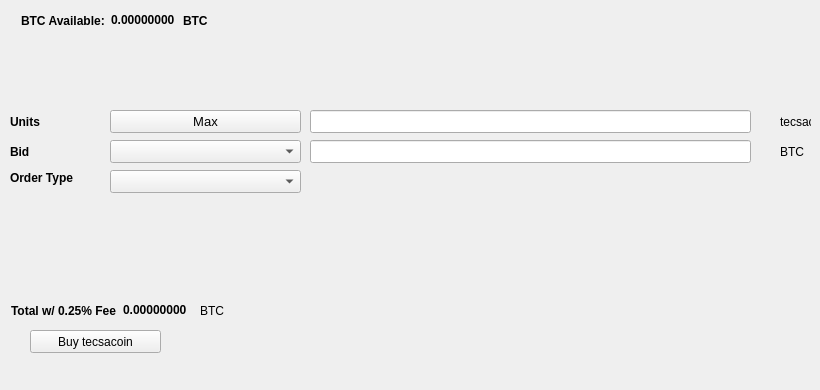
   <widget class="QWidget" name="BuyTab">
    <attribute name="title">
     <string>Buy</string>
    </attribute>
    <widget class="QPushButton" name="BuyECA">
     <property name="geometry">
      <rect>
       <x>30</x>
       <y>330</y>
       <width>131</width>
       <height>23</height>
      </rect>
     </property>
     <property name="text">
      <string>Buy tecsacoin</string>
     </property>
     <property name="icon">
      <iconset resource="../tecsacoin.qrc">
       <normaloff>:/icons/bitcoin</normaloff>:/icons/bitcoin</iconset>
     </property>
    </widget>
    <widget class="QLabel" name="label_3">
     <property name="geometry">
      <rect>
       <x>10</x>
       <y>110</y>
       <width>46</width>
       <height>23</height>
      </rect>
     </property>
     <property name="font">
      <font>
       <weight>75</weight>
       <bold>true</bold>
      </font>
     </property>
     <property name="text">
      <string>Units</string>
     </property>
    </widget>
    <widget class="QLineEdit" name="UnitsInput">
     <property name="geometry">
      <rect>
       <x>310</x>
       <y>110</y>
       <width>441</width>
       <height>23</height>
      </rect>
     </property>
     <property name="font">
      <font>
       <pointsize>9</pointsize>
       <weight>75</weight>
       <bold>true</bold>
      </font>
     </property>
    </widget>
    <widget class="QLineEdit" name="BuyBidPriceEdit">
     <property name="geometry">
      <rect>
       <x>310</x>
       <y>140</y>
       <width>441</width>
       <height>23</height>
      </rect>
     </property>
     <property name="font">
      <font>
       <pointsize>9</pointsize>
       <weight>75</weight>
       <bold>true</bold>
      </font>
     </property>
    </widget>
    <widget class="QLabel" name="label_4">
     <property name="geometry">
      <rect>
       <x>780</x>
       <y>110</y>
       <width>31</width>
       <height>23</height>
      </rect>
     </property>
     <property name="text">
      <string>tecsacoin</string>
     </property>
    </widget>
    <widget class="QLabel" name="label_5">
     <property name="geometry">
      <rect>
       <x>780</x>
       <y>140</y>
       <width>31</width>
       <height>23</height>
      </rect>
     </property>
     <property name="text">
      <string>BTC</string>
     </property>
    </widget>
    <widget class="QLabel" name="label_6">
     <property name="geometry">
      <rect>
       <x>10</x>
       <y>140</y>
       <width>46</width>
       <height>23</height>
      </rect>
     </property>
     <property name="font">
      <font>
       <weight>75</weight>
       <bold>true</bold>
      </font>
     </property>
     <property name="text">
      <string>Bid</string>
     </property>
    </widget>
    <widget class="QLabel" name="label_7">
     <property name="geometry">
      <rect>
       <x>10</x>
       <y>170</y>
       <width>91</width>
       <height>16</height>
      </rect>
     </property>
     <property name="font">
      <font>
       <weight>75</weight>
       <bold>true</bold>
      </font>
     </property>
     <property name="text">
      <string>Order Type</string>
     </property>
    </widget>
    <widget class="QPushButton" name="Buy_Max_Amount">
     <property name="geometry">
      <rect>
       <x>110</x>
       <y>110</y>
       <width>191</width>
       <height>23</height>
      </rect>
     </property>
     <property name="font">
      <font>
       <pointsize>10</pointsize>
      </font>
     </property>
     <property name="text">
      <string>Max</string>
     </property>
    </widget>
    <widget class="QComboBox" name="BuyBidcomboBox">
     <property name="geometry">
      <rect>
       <x>110</x>
       <y>140</y>
       <width>191</width>
       <height>23</height>
      </rect>
     </property>
     <property name="font">
      <font>
       <pointsize>10</pointsize>
      </font>
     </property>
    </widget>
    <widget class="QComboBox" name="buyOrdertypeCombo">
     <property name="geometry">
      <rect>
       <x>110</x>
       <y>170</y>
       <width>191</width>
       <height>23</height>
      </rect>
     </property>
     <property name="font">
      <font>
       <pointsize>10</pointsize>
      </font>
     </property>
    </widget>
    <widget class="QWidget" name="layoutWidget1">
     <property name="geometry">
      <rect>
       <x>21</x>
       <y>11</y>
       <width>227</width>
       <height>19</height>
      </rect>
     </property>
     <layout class="QHBoxLayout" name="horizontalLayout_3">
      <item>
       <widget class="QLabel" name="label232">
        <property name="font">
         <font>
          <weight>75</weight>
          <bold>true</bold>
         </font>
        </property>
        <property name="text">
         <string>BTC Available:</string>
        </property>
       </widget>
      </item>
      <item>
       <widget class="QLabel" name="BtcAvailableLbl">
        <property name="palette">
         <palette>
          <active>
           <colorrole role="WindowText">
            <brush brushstyle="SolidPattern">
             <color alpha="255">
              <red>0</red>
              <green>0</green>
              <blue>0</blue>
             </color>
            </brush>
           </colorrole>
           <colorrole role="Button">
            <brush brushstyle="SolidPattern">
             <color alpha="255">
              <red>0</red>
              <green>170</green>
              <blue>0</blue>
             </color>
            </brush>
           </colorrole>
           <colorrole role="Light">
            <brush brushstyle="SolidPattern">
             <color alpha="255">
              <red>0</red>
              <green>255</green>
              <blue>0</blue>
             </color>
            </brush>
           </colorrole>
           <colorrole role="Midlight">
            <brush brushstyle="SolidPattern">
             <color alpha="255">
              <red>0</red>
              <green>212</green>
              <blue>0</blue>
             </color>
            </brush>
           </colorrole>
           <colorrole role="Dark">
            <brush brushstyle="SolidPattern">
             <color alpha="255">
              <red>0</red>
              <green>85</green>
              <blue>0</blue>
             </color>
            </brush>
           </colorrole>
           <colorrole role="Mid">
            <brush brushstyle="SolidPattern">
             <color alpha="255">
              <red>0</red>
              <green>113</green>
              <blue>0</blue>
             </color>
            </brush>
           </colorrole>
           <colorrole role="Text">
            <brush brushstyle="SolidPattern">
             <color alpha="255">
              <red>0</red>
              <green>170</green>
              <blue>0</blue>
             </color>
            </brush>
           </colorrole>
           <colorrole role="BrightText">
            <brush brushstyle="SolidPattern">
             <color alpha="255">
              <red>255</red>
              <green>255</green>
              <blue>255</blue>
             </color>
            </brush>
           </colorrole>
           <colorrole role="ButtonText">
            <brush brushstyle="SolidPattern">
             <color alpha="255">
              <red>0</red>
              <green>0</green>
              <blue>0</blue>
             </color>
            </brush>
           </colorrole>
           <colorrole role="Base">
            <brush brushstyle="SolidPattern">
             <color alpha="255">
              <red>255</red>
              <green>255</green>
              <blue>255</blue>
             </color>
            </brush>
           </colorrole>
           <colorrole role="Window">
            <brush brushstyle="SolidPattern">
             <color alpha="255">
              <red>0</red>
              <green>170</green>
              <blue>0</blue>
             </color>
            </brush>
           </colorrole>
           <colorrole role="Shadow">
            <brush brushstyle="SolidPattern">
             <color alpha="255">
              <red>0</red>
              <green>0</green>
              <blue>0</blue>
             </color>
            </brush>
           </colorrole>
           <colorrole role="AlternateBase">
            <brush brushstyle="SolidPattern">
             <color alpha="255">
              <red>127</red>
              <green>212</green>
              <blue>127</blue>
             </color>
            </brush>
           </colorrole>
           <colorrole role="ToolTipBase">
            <brush brushstyle="SolidPattern">
             <color alpha="255">
              <red>255</red>
              <green>255</green>
              <blue>220</blue>
             </color>
            </brush>
           </colorrole>
           <colorrole role="ToolTipText">
            <brush brushstyle="SolidPattern">
             <color alpha="255">
              <red>0</red>
              <green>0</green>
              <blue>0</blue>
             </color>
            </brush>
           </colorrole>
          </active>
          <inactive>
           <colorrole role="WindowText">
            <brush brushstyle="SolidPattern">
             <color alpha="255">
              <red>0</red>
              <green>0</green>
              <blue>0</blue>
             </color>
            </brush>
           </colorrole>
           <colorrole role="Button">
            <brush brushstyle="SolidPattern">
             <color alpha="255">
              <red>0</red>
              <green>170</green>
              <blue>0</blue>
             </color>
            </brush>
           </colorrole>
           <colorrole role="Light">
            <brush brushstyle="SolidPattern">
             <color alpha="255">
              <red>0</red>
              <green>255</green>
              <blue>0</blue>
             </color>
            </brush>
           </colorrole>
           <colorrole role="Midlight">
            <brush brushstyle="SolidPattern">
             <color alpha="255">
              <red>0</red>
              <green>212</green>
              <blue>0</blue>
             </color>
            </brush>
           </colorrole>
           <colorrole role="Dark">
            <brush brushstyle="SolidPattern">
             <color alpha="255">
              <red>0</red>
              <green>85</green>
              <blue>0</blue>
             </color>
            </brush>
           </colorrole>
           <colorrole role="Mid">
            <brush brushstyle="SolidPattern">
             <color alpha="255">
              <red>0</red>
              <green>113</green>
              <blue>0</blue>
             </color>
            </brush>
           </colorrole>
           <colorrole role="Text">
            <brush brushstyle="SolidPattern">
             <color alpha="255">
              <red>0</red>
              <green>170</green>
              <blue>0</blue>
             </color>
            </brush>
           </colorrole>
           <colorrole role="BrightText">
            <brush brushstyle="SolidPattern">
             <color alpha="255">
              <red>255</red>
              <green>255</green>
              <blue>255</blue>
             </color>
            </brush>
           </colorrole>
           <colorrole role="ButtonText">
            <brush brushstyle="SolidPattern">
             <color alpha="255">
              <red>0</red>
              <green>0</green>
              <blue>0</blue>
             </color>
            </brush>
           </colorrole>
           <colorrole role="Base">
            <brush brushstyle="SolidPattern">
             <color alpha="255">
              <red>255</red>
              <green>255</green>
              <blue>255</blue>
             </color>
            </brush>
           </colorrole>
           <colorrole role="Window">
            <brush brushstyle="SolidPattern">
             <color alpha="255">
              <red>0</red>
              <green>170</green>
              <blue>0</blue>
             </color>
            </brush>
           </colorrole>
           <colorrole role="Shadow">
            <brush brushstyle="SolidPattern">
             <color alpha="255">
              <red>0</red>
              <green>0</green>
              <blue>0</blue>
             </color>
            </brush>
           </colorrole>
           <colorrole role="AlternateBase">
            <brush brushstyle="SolidPattern">
             <color alpha="255">
              <red>127</red>
              <green>212</green>
              <blue>127</blue>
             </color>
            </brush>
           </colorrole>
           <colorrole role="ToolTipBase">
            <brush brushstyle="SolidPattern">
             <color alpha="255">
              <red>255</red>
              <green>255</green>
              <blue>220</blue>
             </color>
            </brush>
           </colorrole>
           <colorrole role="ToolTipText">
            <brush brushstyle="SolidPattern">
             <color alpha="255">
              <red>0</red>
              <green>0</green>
              <blue>0</blue>
             </color>
            </brush>
           </colorrole>
          </inactive>
          <disabled>
           <colorrole role="WindowText">
            <brush brushstyle="SolidPattern">
             <color alpha="255">
              <red>0</red>
              <green>85</green>
              <blue>0</blue>
             </color>
            </brush>
           </colorrole>
           <colorrole role="Button">
            <brush brushstyle="SolidPattern">
             <color alpha="255">
              <red>0</red>
              <green>170</green>
              <blue>0</blue>
             </color>
            </brush>
           </colorrole>
           <colorrole role="Light">
            <brush brushstyle="SolidPattern">
             <color alpha="255">
              <red>0</red>
              <green>255</green>
              <blue>0</blue>
             </color>
            </brush>
           </colorrole>
           <colorrole role="Midlight">
            <brush brushstyle="SolidPattern">
             <color alpha="255">
              <red>0</red>
              <green>212</green>
              <blue>0</blue>
             </color>
            </brush>
           </colorrole>
           <colorrole role="Dark">
            <brush brushstyle="SolidPattern">
             <color alpha="255">
              <red>0</red>
              <green>85</green>
              <blue>0</blue>
             </color>
            </brush>
           </colorrole>
           <colorrole role="Mid">
            <brush brushstyle="SolidPattern">
             <color alpha="255">
              <red>0</red>
              <green>113</green>
              <blue>0</blue>
             </color>
            </brush>
           </colorrole>
           <colorrole role="Text">
            <brush brushstyle="SolidPattern">
             <color alpha="255">
              <red>0</red>
              <green>85</green>
              <blue>0</blue>
             </color>
            </brush>
           </colorrole>
           <colorrole role="BrightText">
            <brush brushstyle="SolidPattern">
             <color alpha="255">
              <red>255</red>
              <green>255</green>
              <blue>255</blue>
             </color>
            </brush>
           </colorrole>
           <colorrole role="ButtonText">
            <brush brushstyle="SolidPattern">
             <color alpha="255">
              <red>0</red>
              <green>85</green>
              <blue>0</blue>
             </color>
            </brush>
           </colorrole>
           <colorrole role="Base">
            <brush brushstyle="SolidPattern">
             <color alpha="255">
              <red>0</red>
              <green>170</green>
              <blue>0</blue>
             </color>
            </brush>
           </colorrole>
           <colorrole role="Window">
            <brush brushstyle="SolidPattern">
             <color alpha="255">
              <red>0</red>
              <green>170</green>
              <blue>0</blue>
             </color>
            </brush>
           </colorrole>
           <colorrole role="Shadow">
            <brush brushstyle="SolidPattern">
             <color alpha="255">
              <red>0</red>
              <green>0</green>
              <blue>0</blue>
             </color>
            </brush>
           </colorrole>
           <colorrole role="AlternateBase">
            <brush brushstyle="SolidPattern">
             <color alpha="255">
              <red>0</red>
              <green>170</green>
              <blue>0</blue>
             </color>
            </brush>
           </colorrole>
           <colorrole role="ToolTipBase">
            <brush brushstyle="SolidPattern">
             <color alpha="255">
              <red>255</red>
              <green>255</green>
              <blue>220</blue>
             </color>
            </brush>
           </colorrole>
           <colorrole role="ToolTipText">
            <brush brushstyle="SolidPattern">
             <color alpha="255">
              <red>0</red>
              <green>0</green>
              <blue>0</blue>
             </color>
            </brush>
           </colorrole>
          </disabled>
         </palette>
        </property>
        <property name="font">
         <font>
          <weight>75</weight>
          <bold>true</bold>
         </font>
        </property>
        <property name="text">
         <string>0.00000000</string>
        </property>
        <property name="textInteractionFlags">
         <set>Qt::LinksAccessibleByMouse|Qt::TextSelectableByKeyboard|Qt::TextSelectableByMouse</set>
        </property>
       </widget>
      </item>
      <item>
       <widget class="QLabel" name="BtcAvailableLbl_2">
        <property name="font">
         <font>
          <weight>75</weight>
          <bold>true</bold>
         </font>
        </property>
        <property name="text">
         <string>BTC</string>
        </property>
       </widget>
      </item>
     </layout>
    </widget>
    <widget class="QWidget" name="layoutWidge2">
     <property name="geometry">
      <rect>
       <x>11</x>
       <y>301</y>
       <width>259</width>
       <height>19</height>
      </rect>
     </property>
     <layout class="QHBoxLayout" name="horizontalLayout_4">
      <item>
       <widget class="QLabel" name="label_9">
        <property name="font">
         <font>
          <weight>75</weight>
          <bold>true</bold>
         </font>
        </property>
        <property name="text">
         <string>Total w/ 0.25% Fee</string>
        </property>
       </widget>
      </item>
      <item>
       <widget class="QLabel" name="BuyCostLabel">
        <property name="palette">
         <palette>
          <active>
           <colorrole role="WindowText">
            <brush brushstyle="SolidPattern">
             <color alpha="255">
              <red>0</red>
              <green>0</green>
              <blue>0</blue>
             </color>
            </brush>
           </colorrole>
           <colorrole role="Button">
            <brush brushstyle="SolidPattern">
             <color alpha="255">
              <red>0</red>
              <green>170</green>
              <blue>0</blue>
             </color>
            </brush>
           </colorrole>
           <colorrole role="Light">
            <brush brushstyle="SolidPattern">
             <color alpha="255">
              <red>0</red>
              <green>255</green>
              <blue>0</blue>
             </color>
            </brush>
           </colorrole>
           <colorrole role="Midlight">
            <brush brushstyle="SolidPattern">
             <color alpha="255">
              <red>0</red>
              <green>212</green>
              <blue>0</blue>
             </color>
            </brush>
           </colorrole>
           <colorrole role="Dark">
            <brush brushstyle="SolidPattern">
             <color alpha="255">
              <red>0</red>
              <green>85</green>
              <blue>0</blue>
             </color>
            </brush>
           </colorrole>
           <colorrole role="Mid">
            <brush brushstyle="SolidPattern">
             <color alpha="255">
              <red>0</red>
              <green>113</green>
              <blue>0</blue>
             </color>
            </brush>
           </colorrole>
           <colorrole role="Text">
            <brush brushstyle="SolidPattern">
             <color alpha="255">
              <red>0</red>
              <green>170</green>
              <blue>0</blue>
             </color>
            </brush>
           </colorrole>
           <colorrole role="BrightText">
            <brush brushstyle="SolidPattern">
             <color alpha="255">
              <red>255</red>
              <green>255</green>
              <blue>255</blue>
             </color>
            </brush>
           </colorrole>
           <colorrole role="ButtonText">
            <brush brushstyle="SolidPattern">
             <color alpha="255">
              <red>0</red>
              <green>0</green>
              <blue>0</blue>
             </color>
            </brush>
           </colorrole>
           <colorrole role="Base">
            <brush brushstyle="SolidPattern">
             <color alpha="255">
              <red>255</red>
              <green>255</green>
              <blue>255</blue>
             </color>
            </brush>
           </colorrole>
           <colorrole role="Window">
            <brush brushstyle="SolidPattern">
             <color alpha="255">
              <red>0</red>
              <green>170</green>
              <blue>0</blue>
             </color>
            </brush>
           </colorrole>
           <colorrole role="Shadow">
            <brush brushstyle="SolidPattern">
             <color alpha="255">
              <red>0</red>
              <green>0</green>
              <blue>0</blue>
             </color>
            </brush>
           </colorrole>
           <colorrole role="AlternateBase">
            <brush brushstyle="SolidPattern">
             <color alpha="255">
              <red>127</red>
              <green>212</green>
              <blue>127</blue>
             </color>
            </brush>
           </colorrole>
           <colorrole role="ToolTipBase">
            <brush brushstyle="SolidPattern">
             <color alpha="255">
              <red>255</red>
              <green>255</green>
              <blue>220</blue>
             </color>
            </brush>
           </colorrole>
           <colorrole role="ToolTipText">
            <brush brushstyle="SolidPattern">
             <color alpha="255">
              <red>0</red>
              <green>0</green>
              <blue>0</blue>
             </color>
            </brush>
           </colorrole>
          </active>
          <inactive>
           <colorrole role="WindowText">
            <brush brushstyle="SolidPattern">
             <color alpha="255">
              <red>0</red>
              <green>0</green>
              <blue>0</blue>
             </color>
            </brush>
           </colorrole>
           <colorrole role="Button">
            <brush brushstyle="SolidPattern">
             <color alpha="255">
              <red>0</red>
              <green>170</green>
              <blue>0</blue>
             </color>
            </brush>
           </colorrole>
           <colorrole role="Light">
            <brush brushstyle="SolidPattern">
             <color alpha="255">
              <red>0</red>
              <green>255</green>
              <blue>0</blue>
             </color>
            </brush>
           </colorrole>
           <colorrole role="Midlight">
            <brush brushstyle="SolidPattern">
             <color alpha="255">
              <red>0</red>
              <green>212</green>
              <blue>0</blue>
             </color>
            </brush>
           </colorrole>
           <colorrole role="Dark">
            <brush brushstyle="SolidPattern">
             <color alpha="255">
              <red>0</red>
              <green>85</green>
              <blue>0</blue>
             </color>
            </brush>
           </colorrole>
           <colorrole role="Mid">
            <brush brushstyle="SolidPattern">
             <color alpha="255">
              <red>0</red>
              <green>113</green>
              <blue>0</blue>
             </color>
            </brush>
           </colorrole>
           <colorrole role="Text">
            <brush brushstyle="SolidPattern">
             <color alpha="255">
              <red>0</red>
              <green>170</green>
              <blue>0</blue>
             </color>
            </brush>
           </colorrole>
           <colorrole role="BrightText">
            <brush brushstyle="SolidPattern">
             <color alpha="255">
              <red>255</red>
              <green>255</green>
              <blue>255</blue>
             </color>
            </brush>
           </colorrole>
           <colorrole role="ButtonText">
            <brush brushstyle="SolidPattern">
             <color alpha="255">
              <red>0</red>
              <green>0</green>
              <blue>0</blue>
             </color>
            </brush>
           </colorrole>
           <colorrole role="Base">
            <brush brushstyle="SolidPattern">
             <color alpha="255">
              <red>255</red>
              <green>255</green>
              <blue>255</blue>
             </color>
            </brush>
           </colorrole>
           <colorrole role="Window">
            <brush brushstyle="SolidPattern">
             <color alpha="255">
              <red>0</red>
              <green>170</green>
              <blue>0</blue>
             </color>
            </brush>
           </colorrole>
           <colorrole role="Shadow">
            <brush brushstyle="SolidPattern">
             <color alpha="255">
              <red>0</red>
              <green>0</green>
              <blue>0</blue>
             </color>
            </brush>
           </colorrole>
           <colorrole role="AlternateBase">
            <brush brushstyle="SolidPattern">
             <color alpha="255">
              <red>127</red>
              <green>212</green>
              <blue>127</blue>
             </color>
            </brush>
           </colorrole>
           <colorrole role="ToolTipBase">
            <brush brushstyle="SolidPattern">
             <color alpha="255">
              <red>255</red>
              <green>255</green>
              <blue>220</blue>
             </color>
            </brush>
           </colorrole>
           <colorrole role="ToolTipText">
            <brush brushstyle="SolidPattern">
             <color alpha="255">
              <red>0</red>
              <green>0</green>
              <blue>0</blue>
             </color>
            </brush>
           </colorrole>
          </inactive>
          <disabled>
           <colorrole role="WindowText">
            <brush brushstyle="SolidPattern">
             <color alpha="255">
              <red>0</red>
              <green>85</green>
              <blue>0</blue>
             </color>
            </brush>
           </colorrole>
           <colorrole role="Button">
            <brush brushstyle="SolidPattern">
             <color alpha="255">
              <red>0</red>
              <green>170</green>
              <blue>0</blue>
             </color>
            </brush>
           </colorrole>
           <colorrole role="Light">
            <brush brushstyle="SolidPattern">
             <color alpha="255">
              <red>0</red>
              <green>255</green>
              <blue>0</blue>
             </color>
            </brush>
           </colorrole>
           <colorrole role="Midlight">
            <brush brushstyle="SolidPattern">
             <color alpha="255">
              <red>0</red>
              <green>212</green>
              <blue>0</blue>
             </color>
            </brush>
           </colorrole>
           <colorrole role="Dark">
            <brush brushstyle="SolidPattern">
             <color alpha="255">
              <red>0</red>
              <green>85</green>
              <blue>0</blue>
             </color>
            </brush>
           </colorrole>
           <colorrole role="Mid">
            <brush brushstyle="SolidPattern">
             <color alpha="255">
              <red>0</red>
              <green>113</green>
              <blue>0</blue>
             </color>
            </brush>
           </colorrole>
           <colorrole role="Text">
            <brush brushstyle="SolidPattern">
             <color alpha="255">
              <red>0</red>
              <green>85</green>
              <blue>0</blue>
             </color>
            </brush>
           </colorrole>
           <colorrole role="BrightText">
            <brush brushstyle="SolidPattern">
             <color alpha="255">
              <red>255</red>
              <green>255</green>
              <blue>255</blue>
             </color>
            </brush>
           </colorrole>
           <colorrole role="ButtonText">
            <brush brushstyle="SolidPattern">
             <color alpha="255">
              <red>0</red>
              <green>85</green>
              <blue>0</blue>
             </color>
            </brush>
           </colorrole>
           <colorrole role="Base">
            <brush brushstyle="SolidPattern">
             <color alpha="255">
              <red>0</red>
              <green>170</green>
              <blue>0</blue>
             </color>
            </brush>
           </colorrole>
           <colorrole role="Window">
            <brush brushstyle="SolidPattern">
             <color alpha="255">
              <red>0</red>
              <green>170</green>
              <blue>0</blue>
             </color>
            </brush>
           </colorrole>
           <colorrole role="Shadow">
            <brush brushstyle="SolidPattern">
             <color alpha="255">
              <red>0</red>
              <green>0</green>
              <blue>0</blue>
             </color>
            </brush>
           </colorrole>
           <colorrole role="AlternateBase">
            <brush brushstyle="SolidPattern">
             <color alpha="255">
              <red>0</red>
              <green>170</green>
              <blue>0</blue>
             </color>
            </brush>
           </colorrole>
           <colorrole role="ToolTipBase">
            <brush brushstyle="SolidPattern">
             <color alpha="255">
              <red>255</red>
              <green>255</green>
              <blue>220</blue>
             </color>
            </brush>
           </colorrole>
           <colorrole role="ToolTipText">
            <brush brushstyle="SolidPattern">
             <color alpha="255">
              <red>0</red>
              <green>0</green>
              <blue>0</blue>
             </color>
            </brush>
           </colorrole>
          </disabled>
         </palette>
        </property>
        <property name="font">
         <font>
          <weight>75</weight>
          <bold>true</bold>
         </font>
        </property>
        <property name="autoFillBackground">
         <bool>false</bool>
        </property>
        <property name="text">
         <string>0.00000000</string>
        </property>
        <property name="textInteractionFlags">
         <set>Qt::LinksAccessibleByMouse|Qt::TextSelectableByMouse</set>
        </property>
       </widget>
      </item>
      <item>
       <widget class="QLabel" name="label_10">
        <property name="font">
         <font>
          <weight>50</weight>
          <bold>false</bold>
         </font>
        </property>
        <property name="text">
         <string>BTC</string>
        </property>
       </widget>
      </item>
     </layout>
    </widget>
    <widget class="QLabel" name="label_24">
     <property name="geometry">
      <rect>
       <x>460</x>
       <y>300</y>
       <width>281</width>
       <height>81</height>
      </rect>
     </property>
     <property name="text">
      <string/>
     </property>
     <property name="pixmap">
      <pixmap>:/images/bittrex</pixmap>
     </property>
    </widget>
   </widget>
